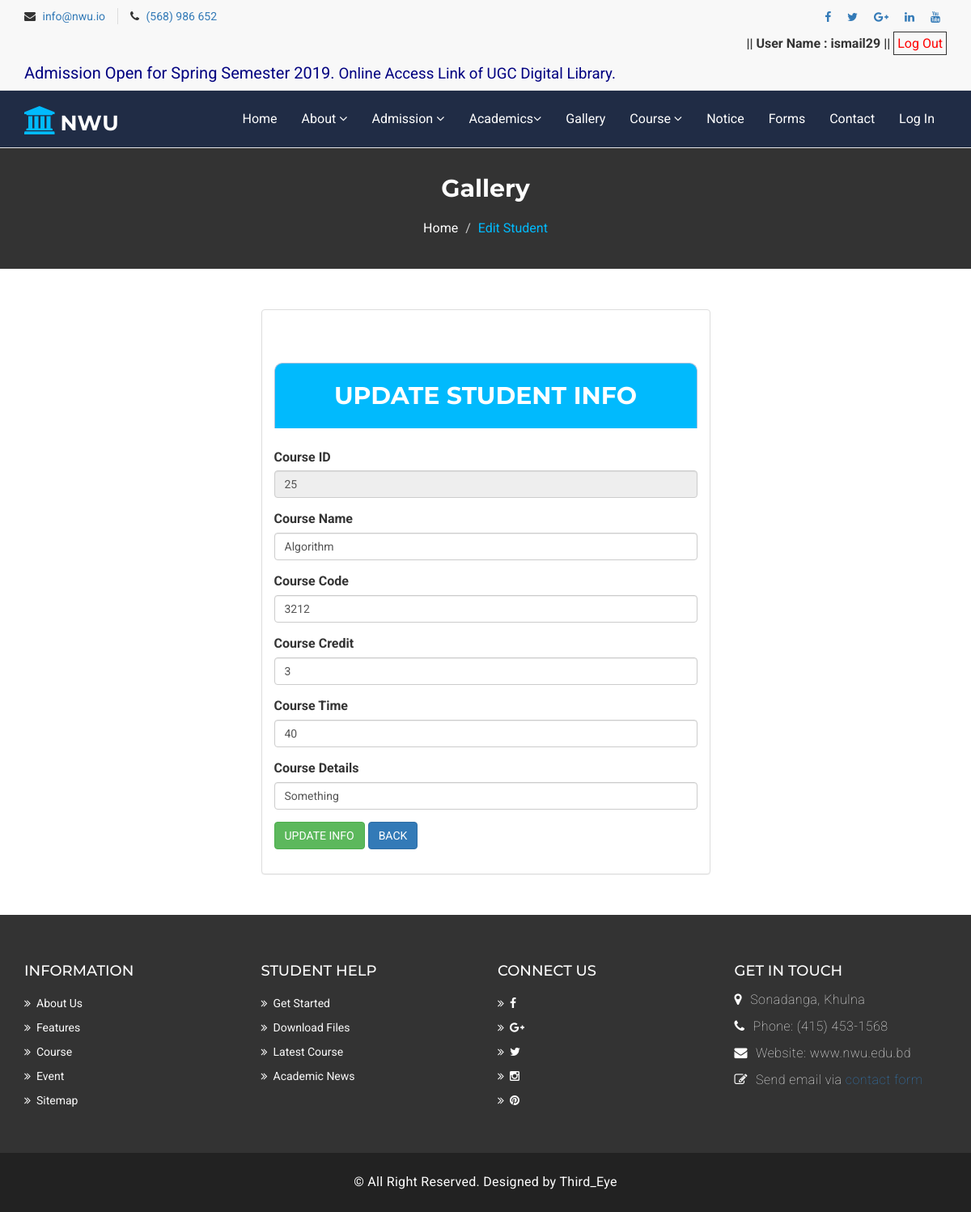
The page /edit-course.php?crs_idx=25 (signed in) on the database its author committed.
### tables this page shows
CREATE TABLE `course` (
  `crs_id` varchar(50) NOT NULL,
  `crs_name` varchar(50) NOT NULL,
  `crs_code` varchar(50) NOT NULL,
  `crs_credit` int(50) NOT NULL,
  `crs_time` int(50) NOT NULL,
  `crs_details` varchar(50) NOT NULL
);

### edit-course.php (the view, shortened to what this page needs)
<?php include 'menu.php';?>
 <section id="mu-page-breadcrumb">
   <div class="container">
     <div class="row">
       <div class="col-md-12">
         <div class="mu-page-breadcrumb-area">
           <h2>Gallery</h2>
           <ol class="breadcrumb">
            <li><a href="#">Home</a></li>
            <li class="active">Edit Student</li>
          </ol>
         </div>
       </div>
     </div>
   </div>
 </section>
<div class="">
	<div class="container">
		<div class="row">
			<div class="col-md-6 col-md-offset-3">
				<div class="panel panel-default" style="margin: 50px 0;">
					<div class="panel-body" >
						<div class="header" style="width:100%; margin-bottom: 25px;">
							<h2>UPDATE STUDENT INFO</h2>
						</div>
						<?php
						$mysqli = new mysqli('localhost', 'root', '', 'nwu');
						$crs_id = $_GET['crs_idx'];
						$query = $mysqli->query("SELECT * FROM course WHERE crs_id = '$crs_id'");
						$row = $query->fetch_assoc();
						?>
							<form method="post">
								<div class="form-group">
									<label>Course ID</label>
									<input class="form-control" type="text" name="crs_id" id="crs_id" value="<?php echo $row['crs_id'] ?>" readonly>
								</div>
								<div class="form-group">
									<label>Course Name</label>
									<input class="form-control" type="text" name="crs_name" id="crs_name" value="<?php echo $row['crs_name'] ?>">
								</div>
								<div class="form-group">
									<label>Course Code</label>
									<input class="form-control" type="text" name="crs_code" id="crs_code" value="<?php echo $row['crs_code'] ?>">
								</div>
								<div class="form-group">
									<label>Course Credit</label>
									<input class="form-control" type="text" name="crs_credit" id="crs_credit" value="<?php echo $row['crs_credit'] ?>">
								</div>
								<div class="form-group">
									<label>Course Time</label>
									<input class="form-control" type="text" name="crs_time" id="crs_time" value="<?php echo $row['crs_time'] ?>">
								</div>
								<div class="form-group">
									<label>Course Details</label>
									<input class="form-control" type="text" name="crs_details" id="crs_details" value="<?php echo $row['crs_details'] ?>">
								</div>
								<div class="form-group">
									<button type="submit" name="updat" class="btn btn-success" name="reg_user">UPDATE INFO</button>
									<button type="button" class="btn btn-primary" name="reg_user" onclick="location.href='view-course.php'">BACK</button>
								</div>
							</form>
					</div>
				</div>
			</div>
		</div>
	</div>
</div>
<?php include 'footer.php';?>

### assets/css/theme-color/default-theme.css (style rules this page uses)
#mu-page-breadcrumb .mu-page-breadcrumb-area .breadcrumb .active { color: #01bafd; }

### assets/css/style.css (style rules this page uses)
body { background-color: #ffffff; font-family: "Roboto", sans-serif; color: #333333; font-size: 16px; overflow-x: hidden; }
a { text-decoration: none; color: #337ab7; }
h1, h2, h3, h4, h5, h6 { font-family: "Montserrat", sans-serif; }
h2 { font-size: 30px; font-weight: 700; line-height: 40px; margin: 0; }
#mu-page-breadcrumb { background-color: #333; display: inline; float: left; padding: 30px 0; width: 100%; }
#mu-page-breadcrumb .mu-page-breadcrumb-area { display: inline; float: left; width: 100%; }
#mu-page-breadcrumb .mu-page-breadcrumb-area h2 { text-align: center; color: #fff; }
#mu-page-breadcrumb .mu-page-breadcrumb-area .breadcrumb { background-color: transparent; border-radius: 0; margin-bottom: 0; margin-top: 10px; text-align: center; }
#mu-page-breadcrumb .mu-page-breadcrumb-area .breadcrumb li { color: #fff; }
#mu-page-breadcrumb .mu-page-breadcrumb-area .breadcrumb li a { color: #fff; }

### style-2.css (style rules this page uses)
.header { width: 30%; margin: 50px auto 0px; color: white; background: #01BAFD; text-align: center; border: 1px solid #B0C4DE; border-bottom: none; border-radius: 10px 10px 0px 0px; padding: 20px; }

### rows shown on the page
course: crs_id "25", crs_name "Algorithm", crs_code "3212", crs_credit "3", crs_time "40", crs_details "Something"

### other values the page prints
$_SESSION['username'] "ismail29"
